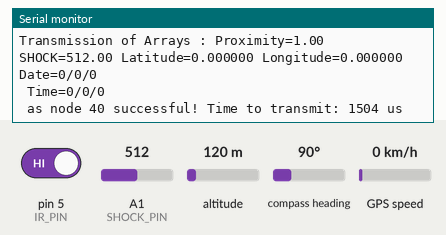
Simulated run of this sketch. Board: Arduino Uno, built with avr-gcc and run on an emulated ATmega328P. Shown: the last lines printed to the serial monitor. The test bench sets the inputs (shaded band); at power-on: A1 (SHOCK_PIN) = 512, pin 5 (IR_PIN) HIGH, altitude 120 m, compass heading 90°, GPS speed 0 km/h. The GPS gets a fix after 3 s at 37.7749, -122.4194 with 8 satellites; no radio packets arrive unless stated.

Above: at 1.3 s.
1.4 s: A1 (SHOCK_PIN) set to 716
At 2.0 s:
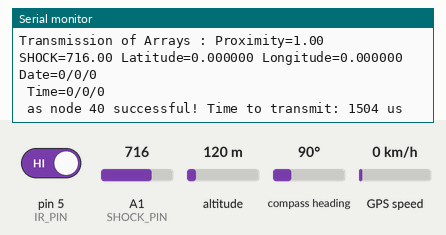
2.9 s: pin 5 (IR_PIN) driven LOW
4.4 s: A1 (SHOCK_PIN) set to 992
At 5.2 s:
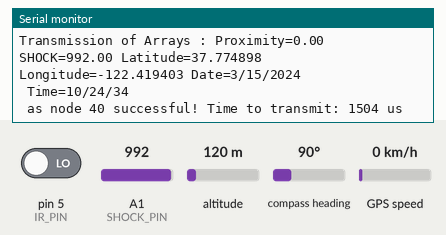
5.9 s: pin 5 (IR_PIN) driven HIGH
Timing chart, 0 to 8.4 s (numbered marks = the images above; inputs shaded):
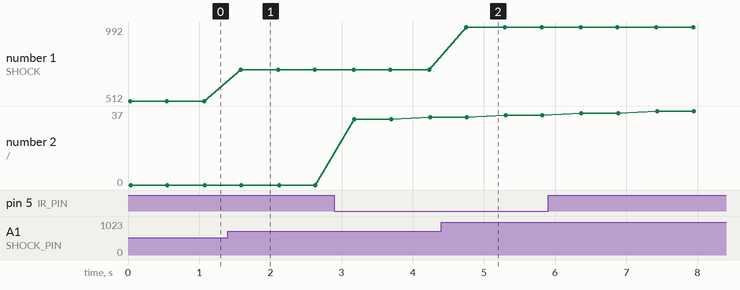

The sketch:

Transmitter.ino
```cpp
// (licence header left out)
//Necessary Libraries
#include <Wire.h>
#include <SPI.h>
#include <printf.h>
#include <nRF24L01.h>  //NRF24L01 Library
#include <RF24.h>
#include <RF24_config.h>
#include <TinyGPSPlus.h>
#include <SoftwareSerial.h>

//Defining Pin of the Variable
const uint8_t RF24CE_PIN = 9;
const uint8_t RF24CSN_PIN = 8;
const uint8_t IR_PIN = 5;
const uint8_t SHOCK_PIN = A1;
const uint8_t GPSTX_PIN = 3;
const uint8_t GPSRX_PIN = 2;

TinyGPSPlus gps;                                 // Creating constructor for the gps, to be passed sa library
SoftwareSerial gpsSerial(GPSTX_PIN, GPSRX_PIN);  // Creating software Serial Port called gpsSerial

RF24 wirelessCom(RF24CE_PIN, RF24CSN_PIN);  // CNS at CNE pinout ng Tranceiver (NRF24L01)
// const byte wirelessComAddress[6] = "0xC3B4B5E6C1LL"; //communication pipe address ng dalawang tranceiver, Unique sa bawat device
const byte wirelessComAddress[6] = { 0x73, 0x5a, 0xa0, 0xbe, 0x58, 0x4c };  //communication pipe address ng dalawang tranceiver, Unique sa bawat device

bool isDebug = true;  // turn the flag "true" if want mo na mag display ng Information sa Serial Monitor

//RUN ONCE
void setup() {
  //Begin Serial Communication with 115200 Baudrate
  Serial.begin(115200);
  //Begub Software Serial Communication to the Gps With 9600 Baudrate
  gpsSerial.begin(9600);
  //Begin Wireless Communication
  wirelessCom.begin();
  // Para to sa isDebugging Purpose if hindi nag start ng maayos ung transmitter natin
  if (!wirelessCom.begin()) {
    while (true) {
      Serial.println("Wireless Communication between two device is not responding!!");
      delay(500);
    }  // hold in infinite loop, hindi mag iinitialize ung device pag hindi naka attach ng maayos ung nrf24l01
  }
  wirelessCom.setPALevel(RF24_PA_MIN);  // Low Lang natin ung Pa Level kasi malapit lang din naman ung pag tatransmitan.
  // wirelessCom.setPayloadSize(sizeof(data)); // usefull to if want to limit the payload size na itatransmit niya, 2x int datatype occupy 8 bytes
  wirelessCom.stopListening();                      // put wirelessCom in TX or Sender mode
  wirelessCom.openWritingPipe(wirelessComAddress);  // Open natin ung pipe address na pag sesendan niya ng data
  // wirelessCom.setRetries(((2 * 3) % 12) + 3, 15); // Set natin dito ung timeout, maximum value is 15 for both args

  //Setting pins that is used as INPUT
  pinMode(SHOCK_PIN, INPUT);
  pinMode(IR_PIN, INPUT);

  if (isDebug) {
    printf_begin();
    wirelessCom.printDetails();  //ipiprint sa Serial Monitor ung details ng nrf24 module.
  }
}

//INFINITE LOOP
void loop() {
  const byte SHOCK_THRESHOLD = 3;             // Minimum number of consecutive readings of 1 to trigger a shock event
  const unsigned long SHOCK_DURATION = 3000;  // Minimum duration of shock event in milliseconds
  float irValue{};                            //creating variable forvceValue para ma access globally
  float shockValue{};                         //creating variable shockValue para ma access globally
  double gpsLat{}, gpsLon{}, gpsAlt{};        //creating variable using double para sa precise location
  int gpsMonth{}, gpsDay{}, gpsYear{}, gpsHour{}, gpsMinute{}, gpsSecond{};

  readGpsData();  //read and store natin ung gps data sa kanya-kanyang variable
  if (isGpsValid()) {
    gpsLat = gps.location.lat();
    gpsLon = gps.location.lng();
    gpsAlt = gps.altitude.meters();
    gpsMonth = gps.date.month();
    gpsDay = gps.date.day();
    gpsYear = gps.date.year();
    gpsHour = gps.time.hour();
    gpsMinute = gps.time.minute();
    gpsSecond = gps.time.second();
  }
  irValue = digitalRead(IR_PIN);                                                                                            //read and store natin ung Proximity Value sa variable na "float irValue;"
  shockValue = analogRead(SHOCK_PIN);                                                                                       //read and store natin ung Shock Value sa variable na "float shockValue;"
  startSendingData(irValue, shockValue, gpsLat, gpsLon, gpsAlt, gpsMonth, gpsDay, gpsYear, gpsHour, gpsMinute, gpsSecond);  //after storing all the data neede, i send natin sa another device using array "float data[];"
}

/**
  *This function is used to read the gpsData,
  *mag i-infinite loop to pag walang gps data na na-read.
  *if may na read na gps data mag e-execute ung storeGpsData().
**/
void readGpsData() {
  while (gpsSerial.available() > 0) {
    gps.encode(gpsSerial.read());
  }
  // If 5000 milliseconds pass and there are no characters coming in
  // over the software serial port, show a "No GPS detected" error
  if (millis() > 5000 && gps.charsProcessed() < 10) {
    while (true) {
      //Hold in Infinite Loop
      Serial.println("No GPS detected, Ensure that GPS (RX,TX) pin is connected to the right port in the Device");
      delay(500);
    }
  }
}

/**
  *This function is used to determine if gps is susccesfully processed and check if it is
  *processed accordingly.
  *return true if gps is valid, else false
**/
bool isGpsValid() {
  return gps.location.isValid() && gps.date.isValid() && gps.time.isValid();
}

/**
  *This function is used to send recorded sensors data continously.
  *This also check if the data is sent successfully, if hindi nakasent ibig sabihin naka off ung isang device
  *Use this function with three Parameters, @float status, @float _irValue, @shockValue
**/
void startSendingData(float _irValue, float _shockValue, double _gpsLat, double _gpsLon, double _gpsAlt, int _gpsMonth, int _gpsDay, int _gpsYear, int _gpsHour, int _gpsMinute, int _gpsSecond) {
  //Defining Array Place of each of the Variable
  const uint8_t IR_INDEX = 0;
  const uint8_t SHOCK_INDEX = 1;
  const uint8_t GPSLAT_INDEX = 2;
  const uint8_t GPSLON_INDEX = 3;
  const uint8_t GPSDAY_INDEX = 4;
  const uint8_t GPSYEAR_INDEX = 5;
  const uint8_t GPSHOUR_INDEX = 6;
  const uint8_t GPSMINUTE_INDEX = 7;
  const uint8_t GPSSECOND_INDEX = 8;

  float data[] = { _irValue, _shockValue, _gpsLat, _gpsLon, _gpsMonth, _gpsDay, _gpsYear, _gpsHour, _gpsMinute, _gpsSecond };
  unsigned long start_timer = micros();                      // start natin timer
  bool isDataSent = wirelessCom.write(&data, sizeof(data));  // transmit natin ung data at isave ung flag na isDataSent
  unsigned long end_timer = micros();                        // end natin timer

  if (isDebug) {
    if (isDataSent) {
      Serial.print(F("Transmission of Arrays :"));
      Serial.print(F(" Proximity="));
      Serial.print(data[IR_INDEX]);  // print natin kung ano ba ung sinend natin na Shock Value
      Serial.print(F(" SHOCK="));
      Serial.print(data[SHOCK_INDEX]);  // print natin kung ano ba ung sinend natin na FSR Vaue
      Serial.print(F(" Latitude="));
      Serial.print(_gpsLat, 6);  // print natin kung ano ba ung sinend natin na Lattitude Value
      Serial.print(F(" Longitude="));
      Serial.print(_gpsLon, 6);  // print natin kung ano ba ung sinend natin na Longitude Vaue
      Serial.print(F(" Date="));
      Serial.print(_gpsMonth);  // print natin kung ano ba ung sinend natin na Month Vaue
      Serial.print(F("/"));
      Serial.print(_gpsDay);  // print natin kung ano ba ung sinend natin na Day Vaue
      Serial.print("/");
      Serial.println(_gpsYear);  // print natin kung ano ba ung sinend natin na Year Vaue
      Serial.print(F(" Time="));
      Serial.print(_gpsHour);  // print natin kung ano ba ung sinend natin na Hour Vaue
      Serial.print(F("/"));
      Serial.print(_gpsMinute);  // print natin kung ano ba ung sinend natin na Minute Vaue
      Serial.print(F("/"));
      Serial.println(_gpsSecond);  // print natin kung ano ba ung sinend natin na Second Vaue
      Serial.print(F(" as node "));
      Serial.print(sizeof(data));  // print natin kung ilan ba ung size ng array na nasent natin
      Serial.print(F(" successful!"));
      Serial.print(F(" Time to transmit: "));
      Serial.print(end_timer - start_timer);  // print natin kung ilan ung seconds na natake niya sa pagsent ng data
      Serial.println(F(" us"));
      Serial.println();
      delay(500);  // slow transmissions down by 500 milliseconds para ma read mo ung serial monitor ng maayos
    } else {
      Serial.println("Send Failed");
      Serial.println("Check if the Receiver is Turned On");
    }
  }
}
```

Measured:
- after the input at 1.4 s, the serial monitor: prints a new line after 0.18 s (image 1)
- after the input at 4.4 s, the serial monitor: prints a new line after 0.35 s (image 2)
- plotted number 1: 512 → 716 after the input at 1.4 s, 716 → 992 after the input at 4.4 s
